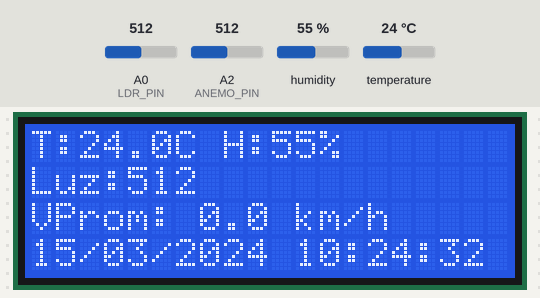
Bench run of a sketch on a simulated Arduino Uno, built with avr-gcc and run on an emulated ATmega328P. Shown: 20×4 character LCD. The test bench sets the inputs (shaded band); at power-on: humidity 55 %, A0 (LDR_PIN) = 512, temperature 24 °C, A2 (ANEMO_PIN) = 512. The local clock reads 2024-03-15 10:24:30 at power-on unless the sketch sets it; storage starts empty; what the sketch prints to the serial monitor is not drawn.

Above: at 3.3 s.
3.4 s: humidity set to 22 %
At 4.9 s:
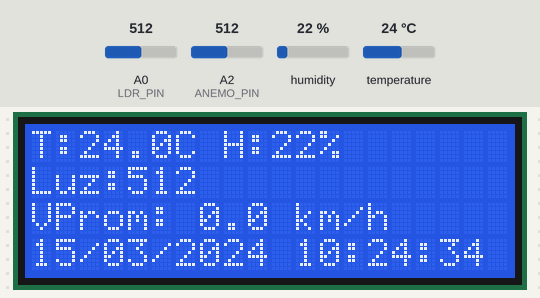
6.0 s: A0 (LDR_PIN) set to 716
At 7.4 s:
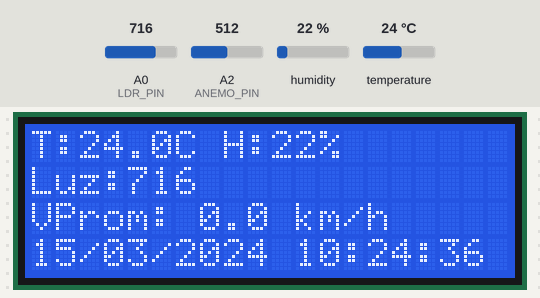
8.4 s: temperature set to 12 °C
At 9.9 s:
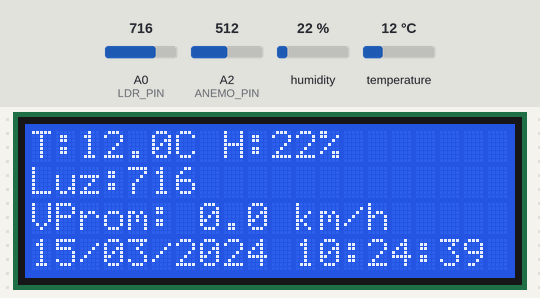
10.7 s: A0 (LDR_PIN) set to 992
At 12.4 s:
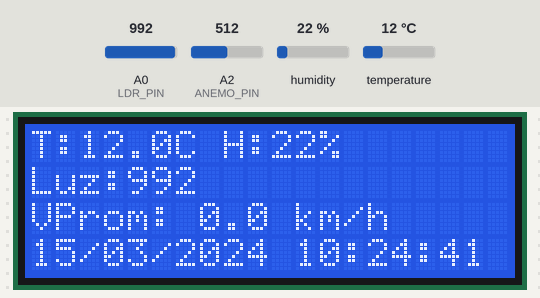
13.1 s: humidity set to 40 %
At 16.1 s:
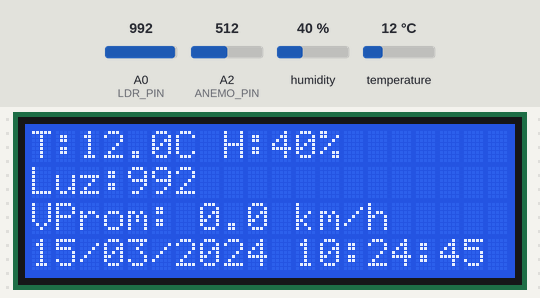
16.6 s: A0 (LDR_PIN) set to 306
At 18.4 s:
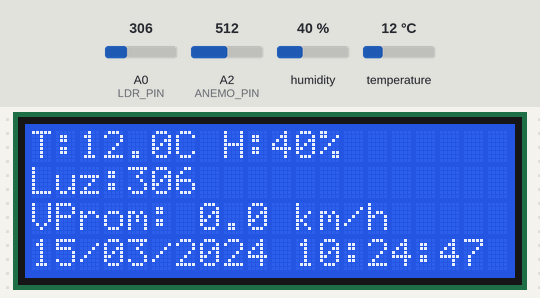
Timing chart, 0 to 19.9 s (numbered marks = the images above; inputs shaded):
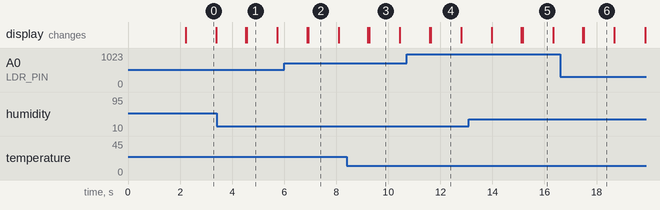

Measured:
- what the display in image 1 shows lasts 1.1 s, from 4.6 s to 5.7 s

The sketch:

Estacion_atmosferica_final.ino
```cpp
#include <Wire.h>
#include <LiquidCrystal_I2C.h>
#include <DHT.h>
#include <SD.h>
#include <SPI.h>
#include <RTClib.h>

// ----- DEFINICIÓN DE PINES Y MODELOS -----
#define DHTPIN 2            // Pin del sensor DHT22
#define DHTTYPE DHT22       // Tipo de sensor (DHT22)
#define BUTTON_PIN 7
#define LDR_PIN A0          // Pin analógico del sensor de luz (LDR)
#define ANEMO_PIN A2        // Pin analógico del anemómetro
#define SD_CS 10            // Pin Chip Select para el módulo SD

// ----- CREACIÓN DE OBJETOS -----
DHT dht(DHTPIN, DHTTYPE);                     // Inicializa sensor DHT
LiquidCrystal_I2C lcd(0x27, 20, 4);           // Configura LCD 20x4 con dirección I2C 0x27
RTC_DS3231 rtc;                               // Crea objeto para el RTC
File dataFile;                                // Objeto para manejo de archivos en SD

// ----- VARIABLES GENERALES -----
float voltaje = 0;                 // Guardará el voltaje leído del anemómetro
float velocidadViento = 0;         // Velocidad instantánea calculada
const float FACTOR_CALIBRADO = 350.0; // Factor de calibración del sensor de viento

// ----- VARIABLES PARA PROMEDIO DE VIENTO -----
unsigned long tiempoInicio = 0;
const unsigned long intervaloPromedio = 120000; // 2 minutos
float sumaVelocidades = 0;
int cantidadLecturas = 0;
float velocidadPromedio = 0;

// ----- VARIABLES PARA GUARDADO EN SD -----
int ultimoMinutoGuardado = -1; // Control para no repetir guardado en el mismo minuto

// ----- CONTROL DE DETECCIÓN DE SD -----
bool sdDisponible = false;

// ----- CONTROL DE ACTUALIZACIÓN DE LCD -----
unsigned long ultimaActualizacionLCD = 0;
const unsigned long intervaloLCD = 1000; // 1 segundo

// ----- CONTROL DE ON/OFF DEL BACKLIGHT DEL LCD -----
unsigned long tiempoCambioLCD = 0;
const unsigned long intervaloLCDToggle = 180000; // 3 minutos
bool lcdEncendido = true;

void setup() {
  Serial.begin(9600);
  dht.begin();
  lcd.init();
  lcd.backlight();
  pinMode(BUTTON_PIN, INPUT_PULLUP);

  // ----- INICIALIZACIÓN DE LA TARJETA SD -----
  sdDisponible = false;
  lcd.setCursor(0, 0);
  lcd.print("Iniciando SD...");

  // Intenta inicializar la SD hasta 5 veces
  for (int i = 0; i < 5; i++) {
    if (SD.begin(SD_CS)) {
      sdDisponible = true;
      break;
    }
    delay(200);
  }

  lcd.clear();
  if (sdDisponible) {
    lcd.print("SD OK");
    Serial.println("Tarjeta SD detectada.");

    // Si no existe el archivo CSV lo crea con los encabezados
    if (!SD.exists("datos.csv")) {
      dataFile = SD.open("datos.csv", FILE_WRITE);
      if (dataFile) {
        dataFile.println("Fecha;Hora;Temp;Hum;Luz;VientoProm");
        dataFile.close();
      }
    }
  } else {
    lcd.print("SD no detectada");
    Serial.println("No se pudo inicializar la SD después de varios intentos.");
  }

  // ----- INICIALIZACIÓN DEL RTC -----
  if (!rtc.begin()) { // Si no encuentra el RTC
    lcd.setCursor(0, 1);
    lcd.print("RTC no encontrado");
    while (1); // Se detiene el programa
  }

  if (rtc.lostPower()) {
    // Si el RTC perdió energía, ajusta la hora a la hora de compilación
    rtc.adjust(DateTime(F(__DATE__), F(__TIME__)));
  }

  // Inicializa contadores de tiempo
  tiempoInicio = millis();
  tiempoCambioLCD = millis();
  delay(2000);
  lcd.clear();
}

void loop() {
  // ----- DETECCIÓN SI LA SD SIGUE INSERTADA -----
  bool sdEstadoActual = SD.begin(SD_CS);
  if (sdEstadoActual != sdDisponible) {
    sdDisponible = sdEstadoActual;
    lcd.setCursor(0, 0);
    lcd.print("                    "); // Borra la línea
    lcd.setCursor(0, 0);
    if (sdDisponible) {
      lcd.print("SD insertada");
      Serial.println("Tarjeta SD insertada");
    } else {
      lcd.print("SD removida");
      Serial.println("Tarjeta SD removida");
    }
    delay(2000);
  }

  // ----- LECTURA DE SENSORES -----
  float temp = dht.readTemperature(); // Temperatura
  float hum = dht.readHumidity();     // Humedad
  int luz = analogRead(LDR_PIN);      // Luz ambiente (LDR)

  // ----- LECTURA Y CÁLCULO DEL ANEMÓMETRO -----
  int lectura = analogRead(ANEMO_PIN);
  voltaje = lectura * (5.0 / 1023.0);
  velocidadViento = voltaje * FACTOR_CALIBRADO;

  // Acumula valores para promedio
  sumaVelocidades += velocidadViento;
  cantidadLecturas++;

  // ----- CÁLCULO DE PROMEDIO CADA 2 MINUTOS -----
  if (millis() - tiempoInicio >= intervaloPromedio) {
    velocidadPromedio = sumaVelocidades / cantidadLecturas;
    tiempoInicio = millis();
    sumaVelocidades = 0;
    cantidadLecturas = 0;
    Serial.println("Promedio de viento actualizado");
  }

  // ----- OBTENER FECHA Y HORA DESDE RTC -----
  DateTime now = rtc.now();
  char fecha[11];
  char hora[9];
  sprintf(fecha, "%02d/%02d/%04d", now.day(), now.month(), now.year());
  sprintf(hora, "%02d:%02d:%02d", now.hour(), now.minute(), now.second());

  // ----- CONTROL DE BACKLIGHT SEGÚN HORARIO -----
  bool dentroHorario = (now.hour() >= 7 && now.hour() < 22); // Entre 07:00 y 22:00
  if (dentroHorario) {
    if (millis() - tiempoCambioLCD >= intervaloLCDToggle) {
      lcdEncendido = !lcdEncendido;
      tiempoCambioLCD = millis();
      if (lcdEncendido) {
        lcd.backlight();
        Serial.println("LCD encendido");
      } else {
        lcd.noBacklight();
        Serial.println("LCD apagado");
      }
    }
  } else {
    lcdEncendido = false;
    lcd.noBacklight();
  }

  // ----- MOSTRAR DATOS EN LCD CADA 1 SEGUNDO -----
  if (millis() - ultimaActualizacionLCD >= intervaloLCD) {
    ultimaActualizacionLCD = millis();

    lcd.setCursor(0, 0);
    lcd.print("T:"); lcd.print(temp, 1); lcd.print("C H:"); lcd.print(hum, 0); lcd.print("%   ");

    lcd.setCursor(0, 1);
    lcd.print("Luz:"); lcd.print(luz); lcd.print("     ");

    lcd.setCursor(0, 2);
    lcd.print("VProm: "); lcd.print(velocidadPromedio, 1); lcd.print(" km/h   ");

    lcd.setCursor(0, 3);
    lcd.print(fecha); lcd.print(" "); lcd.print(hora);
  }

  // ----- GUARDADO DE DATOS EN SD CADA 30 MINUTOS -----
  if (sdDisponible && now.minute() % 30 == 0 && now.minute() != ultimoMinutoGuardado) {
    dataFile = SD.open("datos.csv", FILE_WRITE);
    if (dataFile) {
      dataFile.print(fecha); dataFile.print(";");
      dataFile.print(hora); dataFile.print(";");
      dataFile.print(temp, 1); dataFile.print(";");
      dataFile.print(hum, 1); dataFile.print(";");
      dataFile.print(luz); dataFile.print(";");
      dataFile.println(velocidadPromedio, 1);
      dataFile.close();

      ultimoMinutoGuardado = now.minute();
      Serial.println("Datos guardados en SD.");
    } else {
      Serial.println("Error al abrir datos.csv");
    }
  }

  delay(200); // Pequeña pausa para estabilidad
}
```
